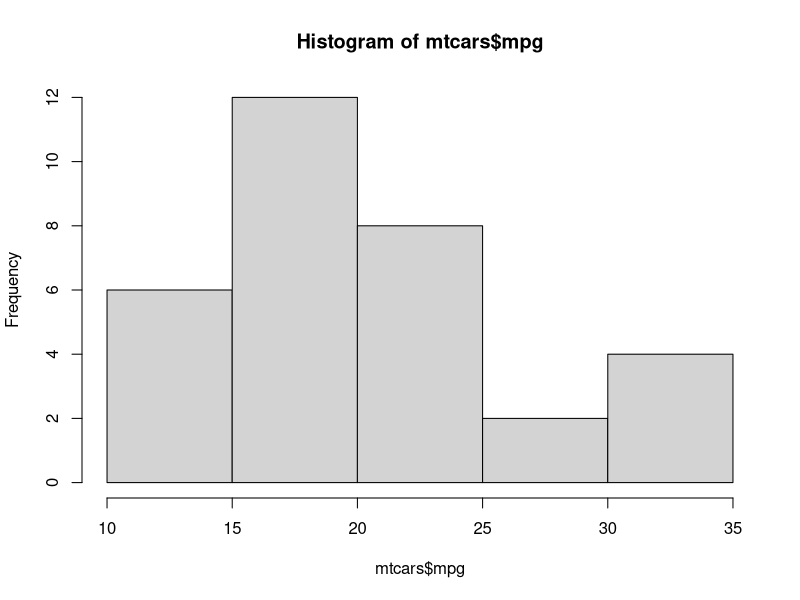
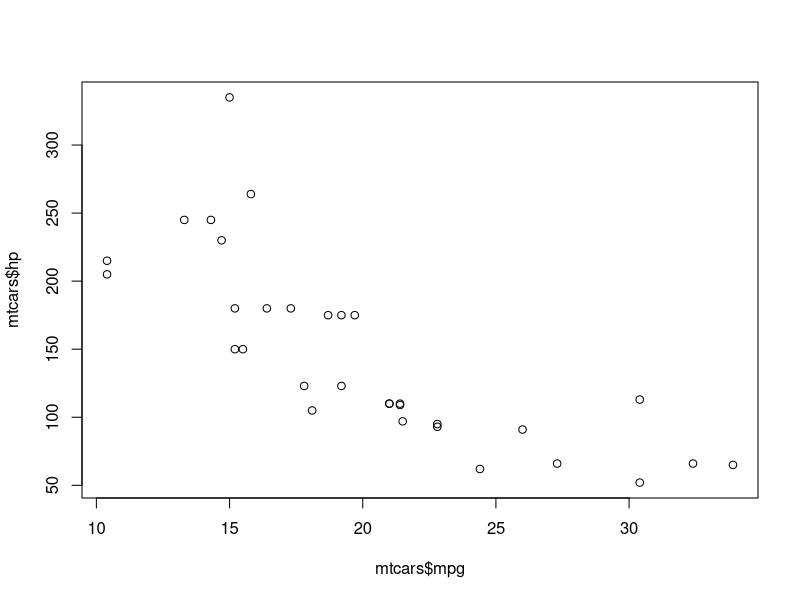
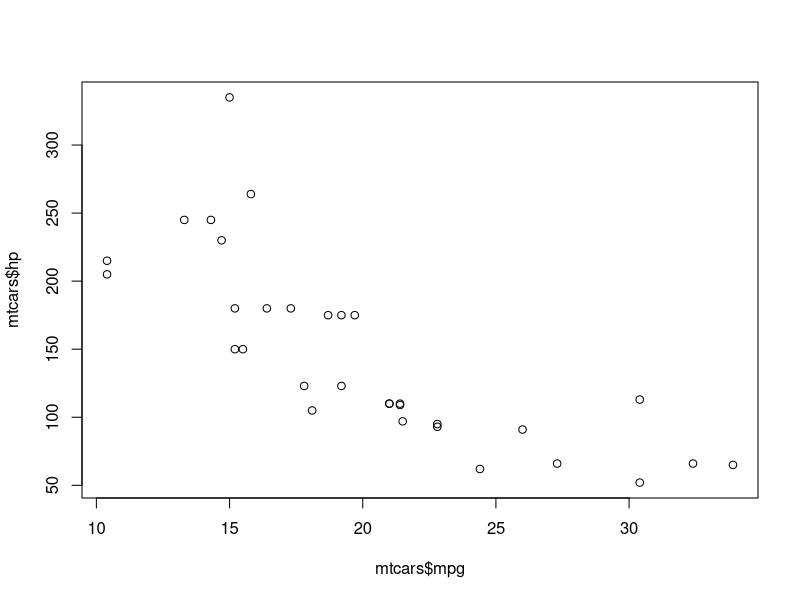

Reproduce these figures in R, in order.

head(mtcars)
hist(mtcars$mpg)
plot <- plot(mtcars$mpg, mtcars$hp)
pdf("plots.pdf")
plot(mtcars$mpg, mtcars$hp)
dev.off()

#make a change